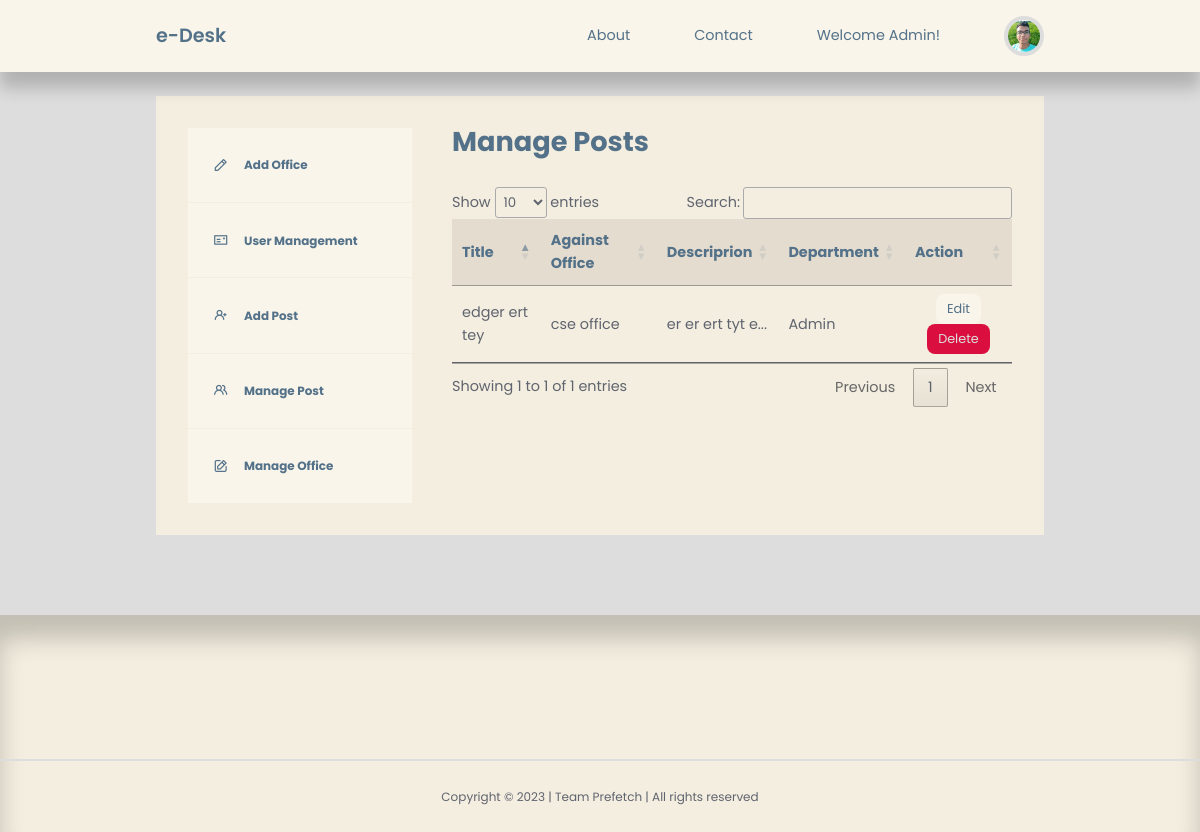
Screenshot of /admin/admin-manage-post.php (signed in) with the database file from the repository.
### tables this page shows
CREATE TABLE `post` (
  `id` int(20) NOT NULL,
  `title` varchar(255) NOT NULL,
  `body` mediumtext NOT NULL,
  `picture` varchar(255) NOT NULL,
  `office_id` int(20) NOT NULL,
  `author_id` int(20) NOT NULL,
  `user_id` int(20) NOT NULL,
  `type` varchar(255) NOT NULL,
  `date_time` timestamp NOT NULL DEFAULT current_timestamp()
);

CREATE TABLE `adminaddoffice` (
  `id` int(20) NOT NULL,
  `title` varchar(255) NOT NULL,
  `description` varchar(255) NOT NULL
);

### admin/admin-manage-post.php (the view, shortened to what this page needs)
<?php
include 'partials/header.php';
$current_user_id = $_SESSION['admin-id'];
$query = "SELECT id, title, office_id, body, type FROM post WHERE author_id=$current_user_id ORDER BY id DESC";
$posts = mysqli_query($connection, $query);
?>
<section class="dashboard">
    <div class="container dashboard__container">
        <aside>
            <ul>
                <li>
                    <a href="admin-add-office.php"><i class="uil uil-pen"></i>
                        <h5>Add Office</h5>
                    </a>
                </li>
                <li>
                    <a href="admin-user-management.php"><i class="uil uil-postcard"></i>
                        <h5>User Management</h5>
                    </a>
                </li>
                <li>
                    <a href="admin-add-post.php"><i class="uil uil-user-plus"></i>
                        <h5>Add Post</h5>
                    </a>
                </li>
                <li>
                    <a href="admin-manage-post.php"><i class="uil uil-users-alt"></i>
                        <h5>Manage Post</h5>
                    </a>
                </li>
                <li>
                    <a href="admin-manage-office.php"><i class="uil uil-edit"></i>
                        <h5>Manage Office</h5>
                    </a>
                </li>
            </ul>
        </aside>
        <main>
            <h2>Manage Posts</h2>
            <table id="table">
                <thead>
                    <tr>
                        <th>Title</th>
                        <th>Against Office</th>
                        <th>Descriprion</th>
                        <th>Department</th>
                        <th>Action</th>
                    </tr>
                </thead>
                <tbody>
                    <?php while ($post = mysqli_fetch_assoc($posts)) : ?>
                        <?php
                        $category_id = $post['office_id'];
                        $category_query = "SELECT title FROM adminaddoffice WHERE id=$category_id";
                        $category_result = mysqli_query($connection, $category_query);
                        $category = mysqli_fetch_assoc($category_result);
                        ?>
                        <tr>
                            <td>
                                <?= $post['title'] ?>
                            </td>
                            <td>
                                <?= $category['title'] ?>
                            </td>
                            <td>
                                <?= substr($post['body'], 0, 150) ?>...
                            </td>
                            <td>
                                <?= $post['type'] ?>
                            </td>
                            <td align="center"><a href="<?= ROOT_URL ?>admin/admin-edit-post.php?id=<?= $post['id'] ?>" class="btn sm">Edit</a> <a href="<?= ROOT_URL ?>admin/delete-post.php?id=<?= $post['id'] ?>" class="btn sm danger">Delete</a></td>
                        </tr>
                    <?php endwhile ?>
                </tbody>
            </table>
        </main>
    </div>
</section>
<?php
include '../partials/footer.php';
?>

### css/style.css (style rules this page uses)
:root { --color-primary: #F9F5EB; --color-primary-light: #9BA4B5; --color-primary-variant: #5854c7; --color-red: #da0f3f; --color-red-light: hsl(346, 87%, 46%, 15%); --color-green: #00c476; --color-green-light: hsl(156, 100%, 38%, 15%); --color-gray-900: #F4EEE0; --color-gray-700: #E4DCCF; --color-gray-300: rgba(242, 242, 254, 0.3); --color-gray-200: rgba(33, 42, 62, 0.7); --color-white: #537188; --color-bg: #ddd; --transition: all 300ms ease; --container-width-lg: 74%; --container-width-md: 88%; --form-width: 40%; --card-border-radius-1: 0.3rem; --card-border-radius-2: 0.5rem; --card-border-radius-3: 0.8rem; --card-border-radius-4: 2rem; --card-border-radius-5: 5rem; }
* { margin: 0; padding: 0; outline: 0; border: 0; appearance: 0; list-style: none; text-decoration: none; box-sizing: border-box; font-family: 'Poppins', sans-serif; }
body { line-height: 1.6; color: var(--color-gray-200); overflow-x: hidden; background: var(--color-bg); font-size: 0.9rem; }
.container { width: var(--container-width-lg); max-width: 1800px; margin-inline: auto; }
section { margin-top: 3rem; width: 100vw; }
h1, h2, h3, h4, h5 { color: var(--color-white); line-height: 1.3; }
h2 { font-size: 1.7rem; margin: 1rem 0; }
a { color: var(--color-white); transition: var(--transition); }
.btn { display: inline-block; width: fit-content; padding: 0.6rem 1.2rem; background-color: var(--color-primary); border-radius: var(--card-border-radius-2); cursor: pointer; transition: var(--transition); color: var(--color-white); }
.btn.sm { padding: 0.3rem 0.7rem; font-size: 0.8rem; }
.btn.danger { background: var(--color-red); color: var(--color-bg); }
.dashboard { margin-top: 6rem; }
.dashboard__container { display: grid; grid-template-columns: 14rem auto; gap: 1rem; background: var(--color-gray-900); padding: 2rem; margin-bottom: 5rem; }
.dashboard aside a { background-color: var(--color-primary); display: flex; gap: 1rem; align-items: center; padding: 1.6rem; }
.dashboard aside ul li:not(:last-child) a { border-bottom: 1px solid var(--color-gray-900); }
.dashboard main { margin-left: 1.5rem; }
.dashboard main h2 { margin: 0 0 2rem 0; line-height: 1; }
.dashboard main table { width: 100%; text-align: left; }
.dashboard main table th { background: var(--color-gray-700); padding: 0.8rem; color: var(--color-white); }
.dashboard main table td { padding: 0.8rem; border-bottom: 1px solid var(--color-gray-200); }

### rows the page displays
post: title "edger ert tey", adminaddoffice.title "cse office", body "er er ert tyt e", type "Admin"
